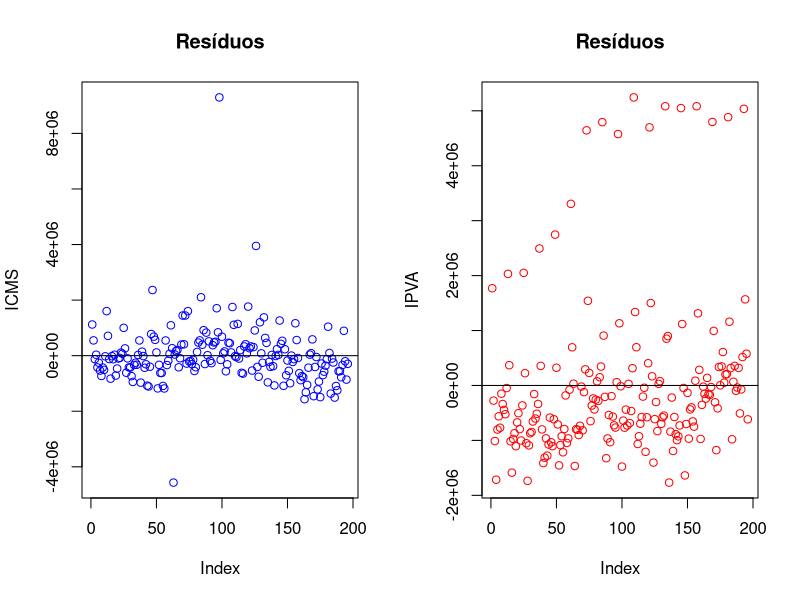

R code for this plot: (Note: this script raises an error after producing the figure.)
install.packages("readxl")
library(readxl)
data <- as.data.frame(read_excel("dados_icms_pib.xlsx", sheet="Planilha1"))
head(data,25)


class(data$mês)
class(data$icms)

#Extraíndo o mês da observação
data$month=as.numeric(substr(data$mês, start=6, stop=8)) 


head(data)

#Estatísticas descritivas
summary(data)

#Estimando o modelo linear ICMS
model_icms_1=lm(icms~pib+ibcbr, data=data)
summary(model_icms_1)
anova(model_icms_1)



#Estimando o modelo linear IPVA
model_ipva_1=lm(ipva~pib+ibcbr, data=data)
summary(model_ipva_1)
anova(model_ipva_1)



#Plotar resíduos do ICMS e do IPVA
par(mfrow=c(1,2))
plot(data$icms-predict(model_icms_1), main="Resíduos", ylab="ICMS", col='blue')
abline(h=0)
plot(data$ipva-predict(model_ipva_1), main="Resíduos", ylab="IPVA", col='red')
abline(h=0)

#Exercicio: Calculando os logs e adicionando ao banco de dados:


head(data)

#Exercicio:Arrecadação de ICMS- modelo log log
#Estimando o modelo linear ICMS

#Inserir variável dependente defesada:

#Exercicio: Arrecadação de IPVA- modelo log log



#Exercicio: Plotar resíduos do ICMS e do IPVA, e ambos em log





#Teste de heterocedástica -ICMS
#Modelo em nível - Breusch Pagan
resid21=(model_icms_1$residuals)^2
testebp1=lm(resid21~data$pib+data$ibcbr)
summary(testebp1)

#Modelo em nível - White
sqpib=(data$pib)^2
sqibcbr=(data$ibcbr)^2
cruz=data$ibcbr*data$pib
testew=lm(resid21~data$pib+data$ibcbr+sqpib+sqibcbr+cruz)
summary(testew)
anova(testew)

#Exercício: Modelo em log - Breusch Pagan


#alternativa teste BP
install.packages("lmtest")
library(lmtest)
bptest(model_icms_1)
bptest(model_icms_2)

#Teste de heterocedástica -IPVA
#Exercício: Modelo em nível - Breusch Pagan


#Exercício: Modelo em nível - White



#Exercício: Modelo em log - Breusch Pagan
resid24=(model_ipva_2$residuals)^2
summary(lm(resid24~data$ln_pib+data$ln_ibcbr))


#Exercício: Modelo em log - White
lsqpib=(data$ln_pib)^2
lsqibcbr=(data$ln_ibcbr)^2
lcruz=data$ln_ibcbr*data$ln_pib
summary(lm(resid24~data$ln_pib+data$ln_ibcbr+lsqpib+lsqibcbr+lcruz))


#alternativa teste BP
install.packages("lmtest")
library(lmtest)
bptest(model_ipva_1)
bptest(model_ipva_2)

#MQG factíveis em R:
varfunc_ols <- lm(log((model_ipva_2$resid)^2) ~ ln_pib+ln_ibcbr, data = data)
data$varfunc <- exp(varfunc_ols$fitted.values)
ipva2_gls <- lm(ln_ipva ~ ln_pib+ln_ibcbr, weights = 1/sqrt(varfunc), data = data)
summary(model_ipva_2)
summary(ipva2_gls)
bptest(model_ipva_2)
bptest(ipva2_gls)

#Teste de Durbin Watson para correlação serial
dwtest(model_icms_1, order.by = NULL, alternative = c("greater", "two.sided", "less"),
       iterations = 15, exact = NULL, tol = 1e-10, data = data)

dwtest(model_icms_1)
dwtest(model_ipva_1)



#Criando dummies para cada mês
for (i in 1:12){
  data[[paste("m", i, sep = "_")]] <- as.numeric(data$month==i)}

head(data)


#Exercício: Arrecadação de ICMS com dummies


#Exercício: Arrecadação de IPVA com dummies



######################
